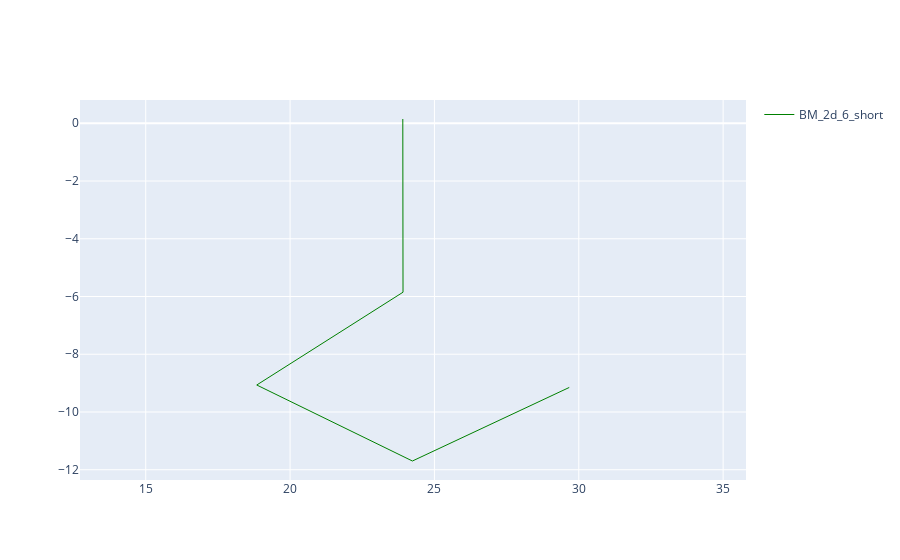

Notebook source saved alongside this figure:
### Code cell
#Este código genera una gráfica 2D interactica de una trayectoria utilizando Plotly, 
#con datos de un subconjunto del DataFrame BM_2d_df_6_short.
#go.Figure inicializa una nueva figura vacía usando Plotly, una biblioteca de gráficos interactivos en Python.

#add_trace agrega un trazado (trace) a la figura, en este caso, un gráfico de dispersión (go.Scatter).
#x=BM_2d_df_6_short.xpos define la coordenada x usando la columna x_pos del DataFrame BM_2d_df_6_short. Esto representa las posiciones en el eje x de la trayectoria.
#y=BM_2d_df_6_short.ypos define la coordenada y usando la columna y_pos del DataFrame BM_2d_df_6_short. Esto representa las posiciones en el eje y de la trayectoria.

#marker=dict(size=2) configura el tamaño de los marcadores en la gráfica. En este caso, los marcadores son de size=2.
#line define las propiedades de la linea que conecta los puntos. El resto de parámetros de add_trace ya los conocemos.

#Ahora, para update_yaxes, modifica las propiedades del eje y del gráfico.
#scaleanchor='x' enlaza la escala del eje y con la del eje x, asegurando que ambos ejes mantengan la misma proporción, esto garantiza que las distancias visualizadas sean coherentes en ambas direcciones (x y y).
#scaleratio=1 establece la proporción de escala 1:1 entre los ejes x y y, manteniendo la simetría de la trayectoria sin distorción.


fig_2d=go.Figure()

fig_2d.add_trace(go.Scatter(
    x=BM_2d_df_6_short.x_pos,
    y=BM_2d_df_6_short.y_pos,
    marker= dict(size=2),
    line= dict(color='green' ,width=1),
    mode='lines',
    name='BM_2d_6_short',
    showlegend=True))
fig_2d.update_yaxes(

    scaleanchor='x',
    scaleratio=1
)

fig_2d.show()

### Figure 1 — Plotly figure (JSON) as saved in the notebook; plotly's stock layout.template omitted (floating-point values rounded to 4 significant figures)
{"data": [{"line": {"color": "green", "width": 1}, "marker": {"size": 2}, "mode": "lines", "name": "BM_2d_6_short", "showlegend": true, "type": "scatter", "x": [23.9, 23.91, 18.85, 24.24, 29.67], "y": [0.1485, -5.851, -9.066, -11.7, -9.151]}], "layout": {"yaxis": {"scaleanchor": "x", "scaleratio": 1}}}
